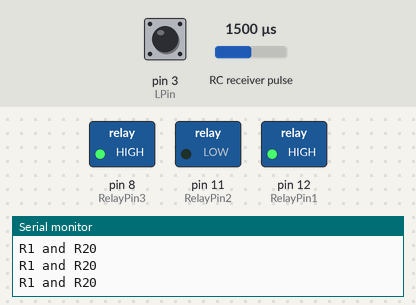
Simulated run of this sketch. Board: Arduino Uno, built with avr-gcc and run on an emulated ATmega328P. Shown: switched loads named in the sketch (green lamp = pin HIGH), the last lines printed to the serial monitor. Wiring (inferred from the names in the program): RC receiver channel: data pin 2. Inputs (shaded band) come from the test bench; at power-on: RC receiver pulse 1500 µs, pin 3 (LPin) HIGH.

Above: at 1.2 s.
1.3 s: RC receiver pulse (sensor on pin 2) set to 1115 µs
4.3 s: RC receiver pulse (sensor on pin 2) set to 1089 µs
At 4.9 s:
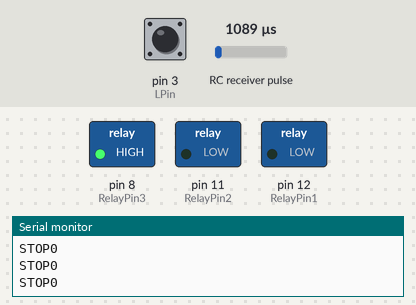
5.8 s: RC receiver pulse (sensor on pin 2) set to 1980 µs
At 6.2 s:
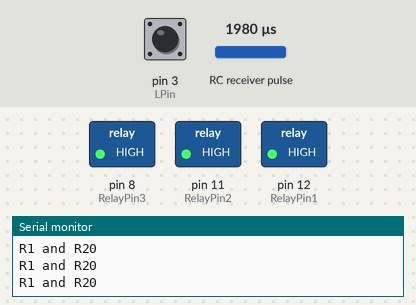
10.4 s: RC receiver pulse (sensor on pin 2) set to 1606 µs
At 11.7 s:
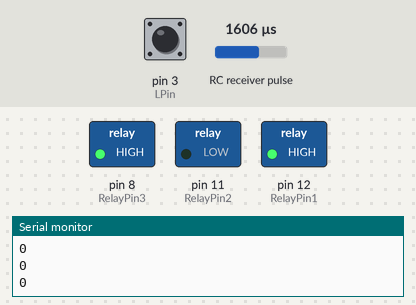
11.9 s: RC receiver pulse (sensor on pin 2) set to 1588 µs
Timing chart, 0 to 14.4 s (numbered marks = the images above; inputs shaded):
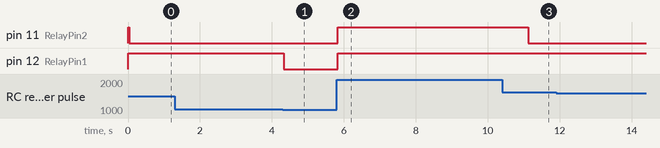

The sketch:

RELAY_LUMINA.ino
```cpp
//define the pins and variables
#define RCPin 2
#define LPin 3
#define RelayPin1 12
#define RelayPin2 11
#define RelayPin3 8

volatile long StartTime = 0;
volatile long CurrentTime = 0;
volatile long Pulses = 0;
volatile long Lumina = 0;
int PulseWidth = 0;
int LuminaWidth = 0;

#define numRelays 3
int relays[numRelays] = { RelayPin1, RelayPin2, RelayPin3 };
void setup() {

  //set up the serial monitor, pin mode, and external interrupt.
  Serial.begin(9600);
  pinMode(RCPin, INPUT_PULLUP);
  pinMode(LPin, INPUT_PULLUP);
  pinMode(RelayPin1, OUTPUT);
  pinMode(RelayPin3, OUTPUT);
  pinMode(RelayPin2, OUTPUT);
  digitalWrite(RelayPin1, HIGH);
  digitalWrite(RelayPin2, HIGH);
  digitalWrite(RelayPin3, HIGH);

  attachInterrupt(digitalPinToInterrupt(RCPin), PulseTimer, CHANGE);
  attachInterrupt(digitalPinToInterrupt(LPin), LightTimer, CHANGE);
}

void loop() {
  //only save pulse lengths that are less than 2000 microseconds
  if (Pulses < 2000) {
    PulseWidth = Pulses;
  }
  if (Lumina < 2000) {
    LuminaWidth = Lumina;
  }
  if (900 < PulseWidth && PulseWidth < 1100) {
    Serial.print("STOP");
    digitalWrite(RelayPin1, LOW);
    digitalWrite(RelayPin2, LOW);
  } else if (1100 < PulseWidth && PulseWidth < 1600) {
    Serial.print("R1 and R2");
    digitalWrite(RelayPin1, HIGH);
    digitalWrite(RelayPin2, LOW);
  } else if (1800 < PulseWidth && PulseWidth < 2000) {
    Serial.print("R1 and R2");
    digitalWrite(RelayPin1, HIGH);
    digitalWrite(RelayPin2, HIGH);
  }
  ///light
  if (900 < LuminaWidth && LuminaWidth < 1100) {
    Serial.print("Lights ON");
    digitalWrite(RelayPin3, LOW);

  } else if (1800 < LuminaWidth && LuminaWidth < 2000) {
    Serial.print("Lights OFF");
    digitalWrite(RelayPin3, HIGH);
  }

  Serial.println(LuminaWidth);
}


void PulseTimer() {
  //measure the time between interrupts
  CurrentTime = micros();
  if (CurrentTime > StartTime) {
    Pulses = CurrentTime - StartTime;
    StartTime = CurrentTime;
  }
}

void LightTimer() {
  //measure the time between interrupts
  CurrentTime = micros();
  if (CurrentTime > StartTime) {
    Lumina = CurrentTime - StartTime;
    StartTime = CurrentTime;
  }
}
```

Measured:
- the behaviour switches between 1101 and 1100 µs on RC receiver pulse (sensor on pin 2) (found by bisection; images 0 and 1)
- after the input at 4.3 s, pin 12 (RelayPin1): HIGH → LOW at once
- after the input at 5.8 s, pin 11 (RelayPin2), pin 12 (RelayPin1): LOW → HIGH at once
- after the input at 10.4 s, pin 11 (RelayPin2): HIGH → LOW after 0.73 s
